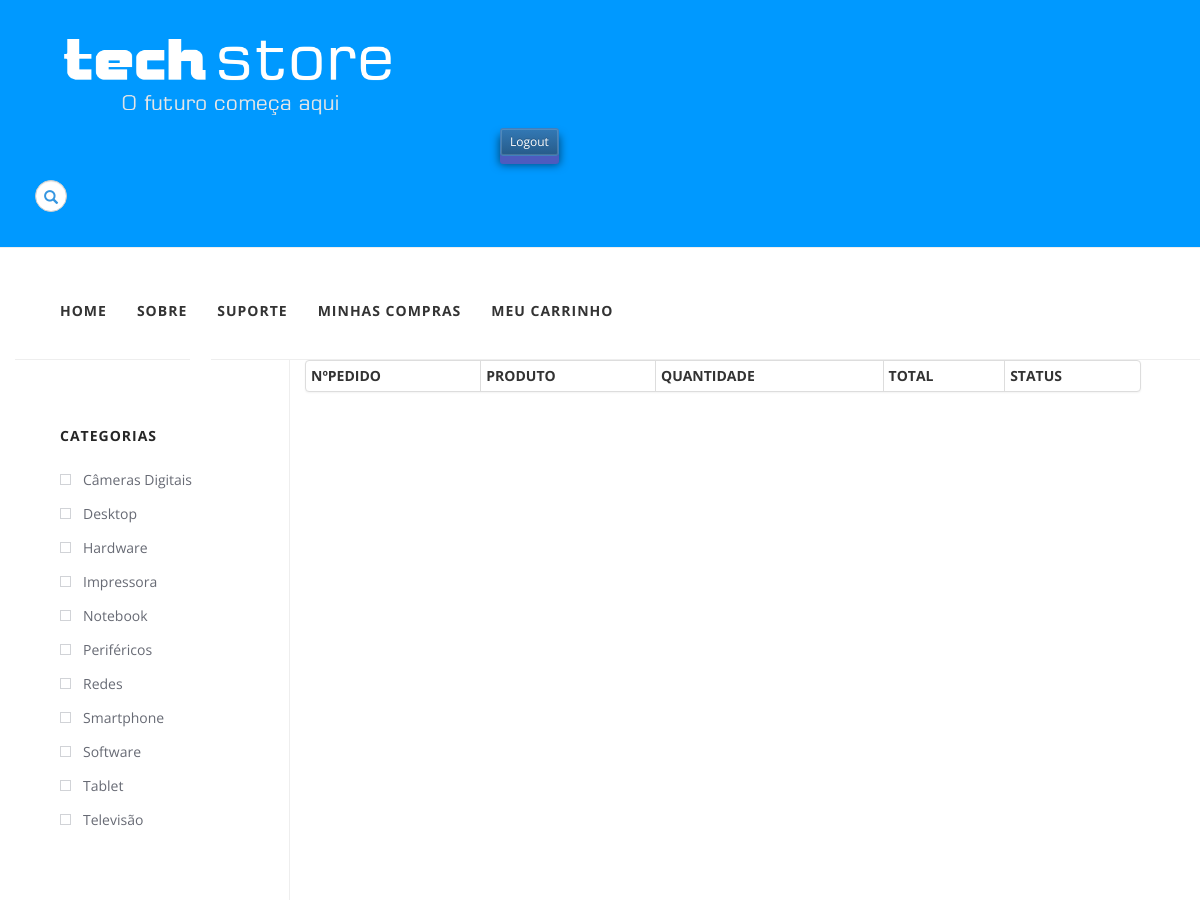
Before: /compras_realizadas/1/ (signed in, upper part) with the older database file.
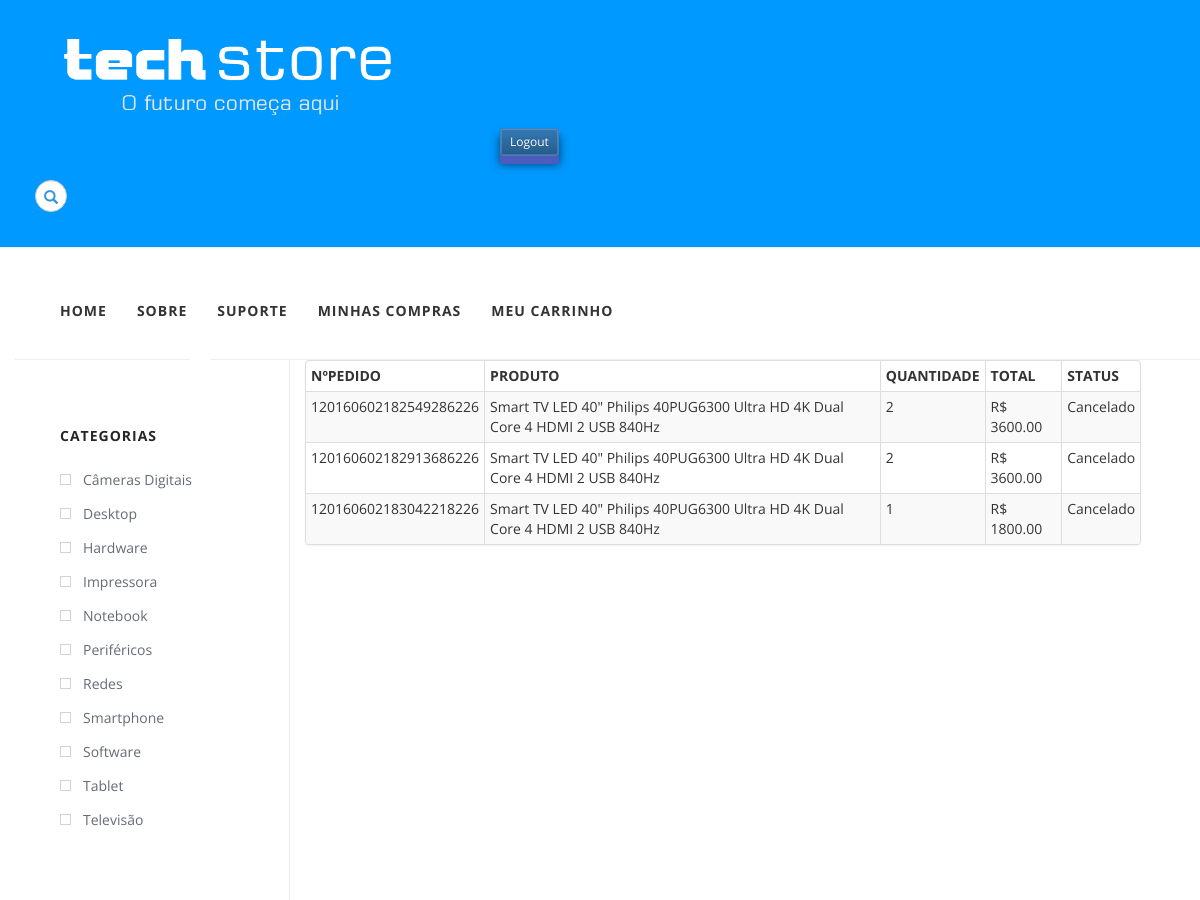
After: the same page with the newer database file.
### store/models.py (models this page shows, shortened)
class Carrinho(models.Model):
	id_carrinho = models.AutoField(primary_key=True)
	id_compra = models.CharField(verbose_name=u'Numero Pedido', max_length=10000)
	usuario_compra = models.ForeignKey('auth.User')
	qntd_produtos = models.IntegerField(verbose_name=u'Quantidade de produtos')
	created_date = models.DateTimeField(default=timezone.now)
	produto_compra = models.ForeignKey('Produto')
	preco_total = models.DecimalField(max_digits=15, decimal_places=2, verbose_name=u'Preço Total')
	id_status = models.ForeignKey('Statu')

class Produto(models.Model):
	id_produto = models.AutoField(primary_key=True)
	nome_produto = models.CharField(max_length=160, unique=True)
	descricao_produto = models.TextField()
	imagem_produto = models.FileField(verbose_name=u'Foto do produto')
	categoria_produto = models.CharField(choices= CATEGORIA_CHOICES, max_length=200, verbose_name=u'Categoria')
	preco_produto = models.DecimalField(max_digits=15, decimal_places=2, verbose_name=u'Preço da venda')
	qntd_produto = models.IntegerField(verbose_name=u'Quantidade de estoque')
	valor_compra = models.DecimalField(max_digits=15, decimal_places=2, verbose_name=u'Preço da compra')
	produto_indisponivel = models.BooleanField()
	def __str__(self):
		return self.nome_produto

class Statu(models.Model):
	id_status = models.AutoField(primary_key=True)
	status_info = models.CharField(max_length=160, unique=True, verbose_name=u'Status')
	def __str__(self):
		return self.status_info

### store/views.py (the view)
# urls.py: url(r'^compras_realizadas/(?P<id>[0-9]+)/$', views.Historico),
@login_required
def Historico(request, id):
    cart = Carrinho.objects.filter(usuario_compra=id)
    mylist = []
    for x in cart:
        mylist.append(x.produto_compra)
    listapk = []
    for x in mylist:
        id = Produto.objects.filter(nome_produto__contains = x)
        listapk.append(id[0].id_produto)
    posts = Produto.objects.filter(id_produto__in = listapk)
    return render(request, "store/historico.html", {'posts': posts, 'cart':cart})

### store/templates/store/historico.html (shortened to what the changed rows need)
{% load staticfiles %}
<!DOCTYPE html PUBLIC "-//W3C//DTD XHTML 1.0 Strict//EN"
	"http://www.w3.org/TR/xhtml1/DTD/xhtml1-strict.dtd">
<html xmlns="http://www.w3.org/1999/xhtml" lang="en" xml:lang="en">
<head>
	<link rel="stylesheet" href="//maxcdn.bootstrapcdn.com/bootstrap/3.2.0/css/bootstrap.min.css">
	<link rel="stylesheet" href="//maxcdn.bootstrapcdn.com/bootstrap/3.2.0/css/bootstrap-theme.min.css">
	<link rel="stylesheet" href="{% static 'store/css/store.css' %}">
	<link rel="stylesheet" href="{% static 'store/css/products.css' %}">
	<link rel="stylesheet" href="{% static 'store/css/search.css' %}">
	<link rel="stylesheet" href="{% static 'store/css/cart.css' %}">
</head>
<body>
	<div class="visible-desktop">
			<div id="wrapper">
				<div class="container-fluid main-container">
					<div class="col-md-9 content">
						<div class="panel panel-default">
							<table class="table table-bordered table-striped table-condensed table-hover">
								<thead>
									<tr>
										<th>NºPEDIDO</th>
										<th>PRODUTO</th>
										<th>QUANTIDADE</th>
										<th>TOTAL</th>
										<th>STATUS</th>
									</tr>
								</thead>
								<tbody>
									{% for carrinho in cart %}
									<tr>
										<td>{{ carrinho.id_compra }}</td>
										<td>{{ carrinho.produto_compra }}</td>
										<td>{{ carrinho.qntd_produtos }}</td>
										<td>R$ {{carrinho.preco_total}}</td>
										<td>{{carrinho.id_status}}</td>
									</tr>
									{% endfor %}
								</tbody>
							</table>
						</div>
					</div>
				</div>
			</div>
		</div>
	</body>
	</html>

Changed rows visible on the page:
added Carrinho: id_compra "120160602182549286226", produto_compra "Smart TV LED 40\" Philips 40PUG6300 Ultra HD 4K Dual Core 4 HDMI 2 USB 840Hz", qntd_produtos "2", preco_total "3600.00", id_status "Cancelado"
added Carrinho: id_compra "120160602182913686226", produto_compra "Smart TV LED 40\" Philips 40PUG6300 Ultra HD 4K Dual Core 4 HDMI 2 USB 840Hz", qntd_produtos "2", preco_total "3600.00", id_status "Cancelado"
added Carrinho: id_compra "120160602183042218226", produto_compra "Smart TV LED 40\" Philips 40PUG6300 Ultra HD 4K Dual Core 4 HDMI 2 USB 840Hz", qntd_produtos "1", preco_total "1800.00", id_status "Cancelado"
